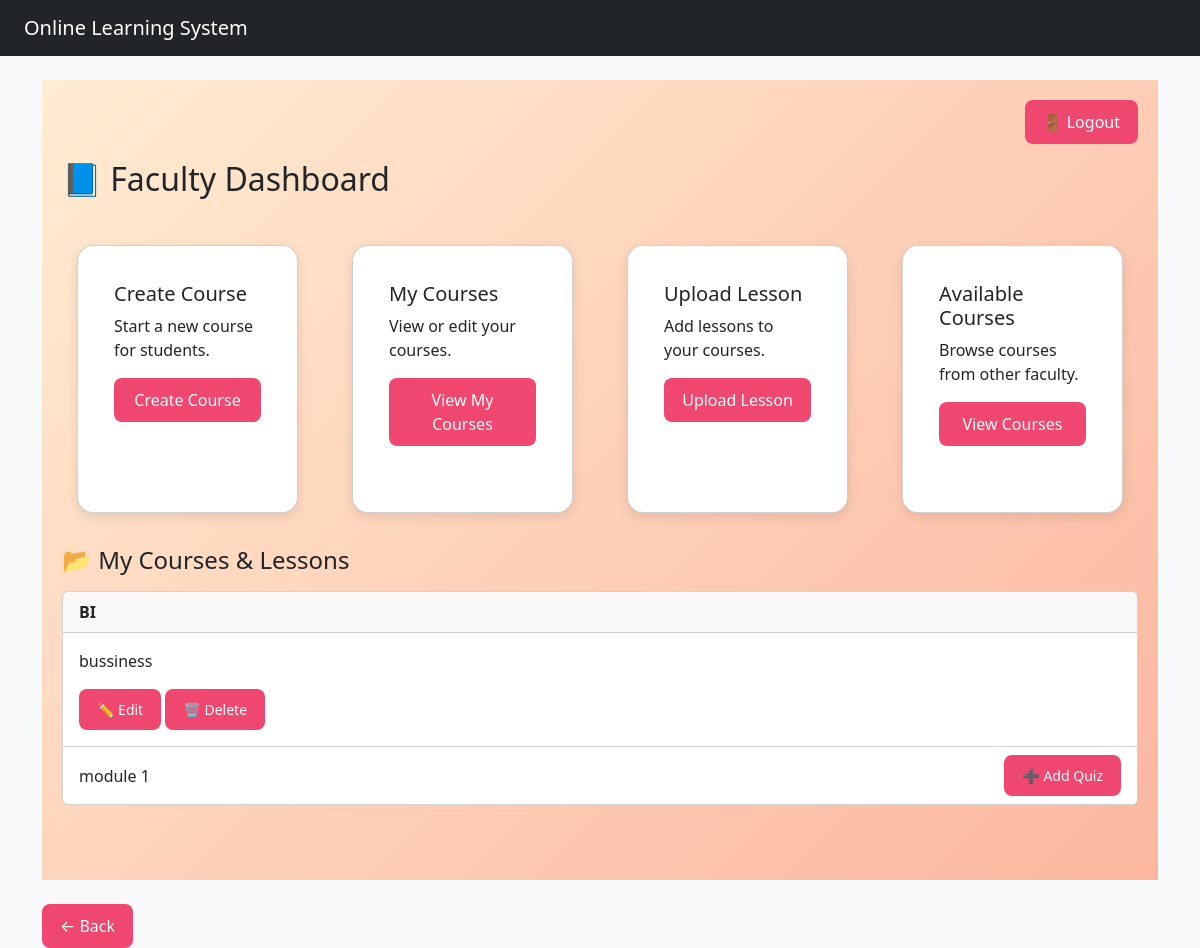
Screenshot of /users/faculty-dashboard/ (signed in) with the database file from the repository.
### courses/models.py (models this page shows, shortened)
class Course(models.Model):
    title = models.CharField(max_length=100)
    description = models.TextField()
    created_by = models.ForeignKey(
        settings.AUTH_USER_MODEL,
        on_delete=models.CASCADE,
        related_name='created_courses'
    )
    enrolled_students = models.ManyToManyField(
        settings.AUTH_USER_MODEL,
        through='Enrollment',
        related_name='enrolled_courses',
        blank=True
    )

class Lesson(models.Model):
    course = models.ForeignKey(
        Course,
        on_delete=models.CASCADE,
        related_name='lessons'
    )
    title = models.CharField(max_length=100)
    content = models.TextField()
    video_url = models.URLField(blank=True, null=True)

### users/views.py (the view)
# urls.py: path('faculty-dashboard/', views.faculty_dashboard, name='faculty_dashboard'),
@login_required
@user_passes_test(is_faculty)
def faculty_dashboard(request):
    my_courses = (
        Course.objects
        .filter(created_by=request.user)
        .prefetch_related('lessons')  # Use related_name='lessons' from Lesson model
    )
    return render(request, 'users/faculty_dashboard.html', {'my_courses': my_courses})

### users/views.py (called while the page is built)
def is_faculty(user):
    return getattr(user, 'role', None) == 'faculty'

### users/templates/users/faculty_dashboard.html (shortened to what this page needs)
{% extends "base.html" %}
{% block content %}
<div class="dashboard-container">
    <div class="d-flex justify-content-end mb-3">
        <form method="POST" action="{% url 'logout' %}">
            <button type="submit" class="btn btn-logout">🚪 Logout</button>
        </form>
    </div>
    <div class="d-flex justify-content-between align-items-center mb-4">
        <h2 class="dashboard-title">📘 Faculty Dashboard</h2>
    </div>
    <div class="row g-4 mb-5">
        <div class="col-md-3">
            <div class="card dashboard-card h-100">
                <div class="card-body">
                    <h5 class="card-title">Create Course</h5>
                    <p class="card-text">Start a new course for students.</p>
                    <a href="{% url 'courses:create_course' %}" class="btn btn-primary w-100">Create Course</a>
                </div>
            </div>
        </div>
        <div class="col-md-3">
            <div class="card dashboard-card h-100">
                <div class="card-body">
                    <h5 class="card-title">My Courses</h5>
                    <p class="card-text">View or edit your courses.</p>
                    <a href="{% url 'courses:my_courses' %}" class="btn btn-primary w-100">View My Courses</a>
                </div>
            </div>
        </div>
        <div class="col-md-3">
            <div class="card dashboard-card h-100">
                <div class="card-body">
                    <h5 class="card-title">Upload Lesson</h5>
                    <p class="card-text">Add lessons to your courses.</p>
                    <a href="{% url 'courses:upload_lesson' %}" class="btn btn-primary w-100">Upload Lesson</a>
                </div>
            </div>
        </div>
        <div class="col-md-3">
            <div class="card dashboard-card h-100">
                <div class="card-body">
                    <h5 class="card-title">Available Courses</h5>
                    <p class="card-text">Browse courses from other faculty.</p>
                    <a href="{% url 'courses:available_courses' %}" class="btn btn-primary w-100">View Courses</a>
                </div>
            </div>
        </div>
    </div>
    <h4 class="section-title mb-3">📂 My Courses & Lessons</h4>
    {% for course in my_courses %}
        <div class="card course-card mb-4">
            <div class="card-header course-header">
                <strong>{{ course.title }}</strong>
            </div>
            <div class="card-body">
                <p>{{ course.description }}</p>
                <a href="{% url 'courses:edit_course' course.id %}" class="btn btn-warning btn-sm">✏️ Edit</a>
                <a href="{% url 'courses:delete_course' course.id %}" class="btn btn-danger btn-sm">🗑️ Delete</a>
            </div>
            {% if course.lessons %}
                <ul class="list-group list-group-flush">
                   {% for lesson in course.lessons.all %}
                        <li class="list-group-item d-flex justify-content-between align-items-center">
                            {{ lesson.title }}
                            <a href="{% url 'courses:add_quiz' lesson.id %}"
                               class="btn btn-success btn-sm"
                               title="Add a quiz to this lesson">
                               ➕ Add Quiz
                            </a>
                        </li>
                    {% endfor %}
                </ul>
            {% else %}
                <p class="p-3 text-muted">No lessons uploaded yet.</p>
            {% endif %}
        </div>
    {% empty %}
        <p class="text-muted">You have not created any courses yet.</p>
    {% endfor %}
</div>
{% endblock %}

### static/css/style.css (style rules this page uses)
.dashboard-container { background: linear-gradient(135deg, #ffecd2, #fcb69f); min-height: 100vh; padding: 20px; font-family: 'Segoe UI', sans-serif; }
.dashboard-card { background: white; border-radius: 16px; padding: 20px; margin: 15px; box-shadow: 0px 4px 12px rgba(0,0,0,0.1); transition: transform 0.2s ease; }
.btn { background: #ef476f; color: white; padding: 10px 18px; border: none; border-radius: 8px; cursor: pointer; transition: 0.3s; }

### rows the page displays
Course: title "BI", description "bussiness"
Lesson: title "module 1"
